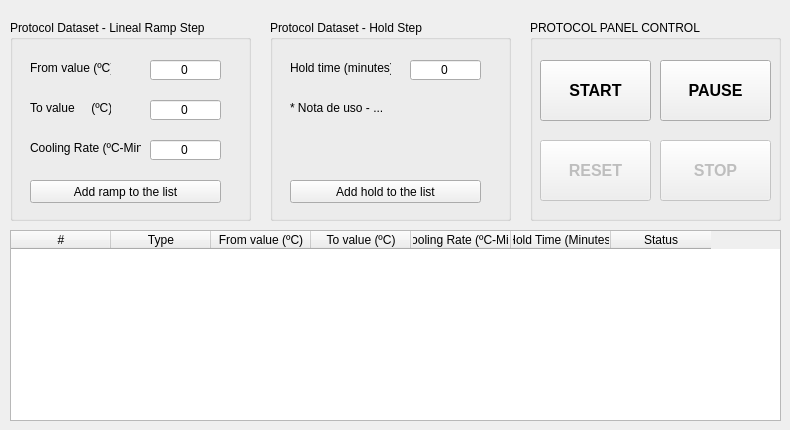
    <widget class="QWidget" name="tab_5">
     <attribute name="title">
      <string>Protocols</string>
     </attribute>
     <widget class="QGroupBox" name="groupBox_8">
      <property name="geometry">
       <rect>
        <x>10</x>
        <y>20</y>
        <width>241</width>
        <height>201</height>
       </rect>
      </property>
      <property name="title">
       <string>Protocol Dataset - Lineal Ramp Step</string>
      </property>
      <widget class="QPushButton" name="pushButton">
       <property name="geometry">
        <rect>
         <x>20</x>
         <y>160</y>
         <width>191</width>
         <height>23</height>
        </rect>
       </property>
       <property name="cursor">
        <cursorShape>PointingHandCursor</cursorShape>
       </property>
       <property name="text">
        <string>Add ramp to the list</string>
       </property>
      </widget>
      <widget class="QLabel" name="label_5">
       <property name="geometry">
        <rect>
         <x>20</x>
         <y>80</y>
         <width>81</width>
         <height>16</height>
        </rect>
       </property>
       <property name="text">
        <string>To value     (ºC)</string>
       </property>
      </widget>
      <widget class="QLineEdit" name="lineEdit_5">
       <property name="geometry">
        <rect>
         <x>140</x>
         <y>80</y>
         <width>71</width>
         <height>20</height>
        </rect>
       </property>
       <property name="text">
        <string>0</string>
       </property>
       <property name="alignment">
        <set>Qt::AlignCenter</set>
       </property>
      </widget>
      <widget class="QLabel" name="label_4">
       <property name="geometry">
        <rect>
         <x>20</x>
         <y>40</y>
         <width>81</width>
         <height>16</height>
        </rect>
       </property>
       <property name="text">
        <string>From value (ºC)</string>
       </property>
      </widget>
      <widget class="QLineEdit" name="lineEdit_4">
       <property name="geometry">
        <rect>
         <x>140</x>
         <y>40</y>
         <width>71</width>
         <height>20</height>
        </rect>
       </property>
       <property name="text">
        <string>0</string>
       </property>
       <property name="alignment">
        <set>Qt::AlignCenter</set>
       </property>
      </widget>
      <widget class="QLabel" name="label_6">
       <property name="geometry">
        <rect>
         <x>20</x>
         <y>120</y>
         <width>111</width>
         <height>16</height>
        </rect>
       </property>
       <property name="text">
        <string>Cooling Rate (ºC-Min)</string>
       </property>
      </widget>
      <widget class="QLineEdit" name="lineEdit_6">
       <property name="geometry">
        <rect>
         <x>140</x>
         <y>120</y>
         <width>71</width>
         <height>20</height>
        </rect>
       </property>
       <property name="text">
        <string>0</string>
       </property>
       <property name="alignment">
        <set>Qt::AlignCenter</set>
       </property>
      </widget>
     </widget>
     <widget class="QGroupBox" name="groupBox_9">
      <property name="geometry">
       <rect>
        <x>270</x>
        <y>20</y>
        <width>241</width>
        <height>201</height>
       </rect>
      </property>
      <property name="title">
       <string>Protocol Dataset - Hold Step</string>
      </property>
      <widget class="QPushButton" name="pushButton_2">
       <property name="geometry">
        <rect>
         <x>20</x>
         <y>160</y>
         <width>191</width>
         <height>23</height>
        </rect>
       </property>
       <property name="cursor">
        <cursorShape>PointingHandCursor</cursorShape>
       </property>
       <property name="text">
        <string>Add hold to the list</string>
       </property>
      </widget>
      <widget class="QLabel" name="label_8">
       <property name="geometry">
        <rect>
         <x>20</x>
         <y>40</y>
         <width>101</width>
         <height>16</height>
        </rect>
       </property>
       <property name="text">
        <string>Hold time (minutes)</string>
       </property>
      </widget>
      <widget class="QLineEdit" name="lineEdit_8">
       <property name="geometry">
        <rect>
         <x>140</x>
         <y>40</y>
         <width>71</width>
         <height>20</height>
        </rect>
       </property>
       <property name="text">
        <string>0</string>
       </property>
       <property name="alignment">
        <set>Qt::AlignCenter</set>
       </property>
      </widget>
      <widget class="QLabel" name="label_23">
       <property name="geometry">
        <rect>
         <x>20</x>
         <y>80</y>
         <width>101</width>
         <height>16</height>
        </rect>
       </property>
       <property name="text">
        <string>* Nota de uso - ...</string>
       </property>
      </widget>
     </widget>
     <widget class="QTableWidget" name="tableWidget">
      <property name="geometry">
       <rect>
        <x>10</x>
        <y>230</y>
        <width>771</width>
        <height>191</height>
       </rect>
      </property>
      <property name="minimumSize">
       <size>
        <width>771</width>
        <height>0</height>
       </size>
      </property>
      <column>
       <property name="text">
        <string>#</string>
       </property>
      </column>
      <column>
       <property name="text">
        <string>Type</string>
       </property>
      </column>
      <column>
       <property name="text">
        <string>From value (ºC)</string>
       </property>
      </column>
      <column>
       <property name="text">
        <string>To value (ºC)</string>
       </property>
      </column>
      <column>
       <property name="text">
        <string>Cooling Rate (ºC-Min)</string>
       </property>
      </column>
      <column>
       <property name="text">
        <string>Hold Time (Minutes)</string>
       </property>
      </column>
      <column>
       <property name="text">
        <string>Status</string>
       </property>
      </column>
     </widget>
     <widget class="QGroupBox" name="groupBox_10">
      <property name="geometry">
       <rect>
        <x>530</x>
        <y>20</y>
        <width>251</width>
        <height>201</height>
       </rect>
      </property>
      <property name="title">
       <string>PROTOCOL PANEL CONTROL</string>
      </property>
      <widget class="QPushButton" name="btn_start_2">
       <property name="geometry">
        <rect>
         <x>10</x>
         <y>40</y>
         <width>111</width>
         <height>61</height>
        </rect>
       </property>
       <property name="font">
        <font>
         <family>Arial</family>
         <pointsize>12</pointsize>
         <weight>75</weight>
         <bold>true</bold>
        </font>
       </property>
       <property name="cursor">
        <cursorShape>PointingHandCursor</cursorShape>
       </property>
       <property name="text">
        <string>START</string>
       </property>
      </widget>
      <widget class="QPushButton" name="btn_stop_2">
       <property name="enabled">
        <bool>false</bool>
       </property>
       <property name="geometry">
        <rect>
         <x>130</x>
         <y>120</y>
         <width>111</width>
         <height>61</height>
        </rect>
       </property>
       <property name="font">
        <font>
         <family>Arial</family>
         <pointsize>12</pointsize>
         <weight>75</weight>
         <bold>true</bold>
        </font>
       </property>
       <property name="cursor">
        <cursorShape>PointingHandCursor</cursorShape>
       </property>
       <property name="text">
        <string>STOP</string>
       </property>
      </widget>
      <widget class="QPushButton" name="pushButton_4">
       <property name="enabled">
        <bool>true</bool>
       </property>
       <property name="geometry">
        <rect>
         <x>130</x>
         <y>40</y>
         <width>111</width>
         <height>61</height>
        </rect>
       </property>
       <property name="font">
        <font>
         <family>Arial</family>
         <pointsize>12</pointsize>
         <weight>75</weight>
         <bold>true</bold>
        </font>
       </property>
       <property name="cursor">
        <cursorShape>PointingHandCursor</cursorShape>
       </property>
       <property name="text">
        <string>PAUSE</string>
       </property>
      </widget>
      <widget class="QPushButton" name="btn_stop_3">
       <property name="enabled">
        <bool>false</bool>
       </property>
       <property name="geometry">
        <rect>
         <x>10</x>
         <y>120</y>
         <width>111</width>
         <height>61</height>
        </rect>
       </property>
       <property name="font">
        <font>
         <family>Arial</family>
         <pointsize>12</pointsize>
         <weight>75</weight>
         <bold>true</bold>
        </font>
       </property>
       <property name="cursor">
        <cursorShape>PointingHandCursor</cursorShape>
       </property>
       <property name="text">
        <string>RESET</string>
       </property>
      </widget>
     </widget>
    </widget>
